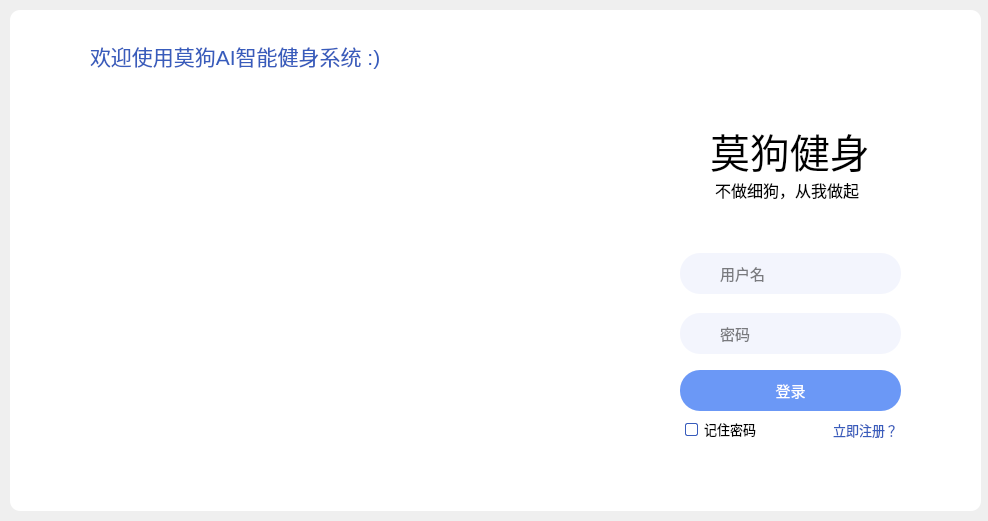
<?xml version="1.0" encoding="UTF-8"?>
<ui version="4.0">
 <class>Login_window</class>
 <widget class="QWidget" name="Login_window">
  <property name="geometry">
   <rect>
    <x>0</x>
    <y>0</y>
    <width>988</width>
    <height>521</height>
   </rect>
  </property>
  <property name="windowTitle">
   <string>莫狗健身</string>
  </property>
  <property name="windowIcon">
   <iconset resource="login_window_res.qrc">
    <normaloff>:/window/icons/dog.svg</normaloff>:/window/icons/dog.svg</iconset>
  </property>
  <widget class="QStackedWidget" name="stackedWidget">
   <property name="geometry">
    <rect>
     <x>0</x>
     <y>0</y>
     <width>988</width>
     <height>521</height>
    </rect>
   </property>
   <property name="currentIndex">
    <number>0</number>
   </property>
   <widget class="QWidget" name="login_page">
    <widget class="QPushButton" name="LoginButton">
     <property name="geometry">
      <rect>
       <x>680</x>
       <y>370</y>
       <width>221</width>
       <height>41</height>
      </rect>
     </property>
     <property name="font">
      <font>
       <pointsize>11</pointsize>
      </font>
     </property>
     <property name="styleSheet">
      <string notr="true">QPushButton{
	background-color: rgb(107,152,246);
	border-radius:20px;
	border:none;
	color: rgb(255, 255, 255);
	outline:0px;
}</string>
     </property>
     <property name="text">
      <string>登录</string>
     </property>
    </widget>
    <widget class="QLabel" name="label_8">
     <property name="geometry">
      <rect>
       <x>690</x>
       <y>320</y>
       <width>25</width>
       <height>25</height>
      </rect>
     </property>
     <property name="styleSheet">
      <string notr="true">border-image: url(:/window/icons/lock.svg);</string>
     </property>
     <property name="text">
      <string/>
     </property>
    </widget>
    <widget class="QPushButton" name="toRegister_Button">
     <property name="geometry">
      <rect>
       <x>830</x>
       <y>420</y>
       <width>71</width>
       <height>20</height>
      </rect>
     </property>
     <property name="font">
      <font>
       <pointsize>10</pointsize>
      </font>
     </property>
     <property name="styleSheet">
      <string notr="true">QPushButton{
	background-color: rgb(255, 255, 255);
	border:0px;
	color: rgb(56, 92, 188);
}</string>
     </property>
     <property name="text">
      <string>立即注册？</string>
     </property>
    </widget>
    <widget class="QLabel" name="label_2">
     <property name="geometry">
      <rect>
       <x>50</x>
       <y>90</y>
       <width>540</width>
       <height>342</height>
      </rect>
     </property>
     <property name="styleSheet">
      <string notr="true">border-image: url(:./window/images/login_bg.png);</string>
     </property>
     <property name="text">
      <string/>
     </property>
    </widget>
    <widget class="QLineEdit" name="UsernameLineEdit">
     <property name="geometry">
      <rect>
       <x>680</x>
       <y>253</y>
       <width>221</width>
       <height>41</height>
      </rect>
     </property>
     <property name="font">
      <font>
       <pointsize>11</pointsize>
      </font>
     </property>
     <property name="styleSheet">
      <string notr="true">QLineEdit{
	background-color: rgb(243, 245, 253);
	border-radius:20px;
	border:none;
	padding-left: 38px;
}</string>
     </property>
     <property name="text">
      <string/>
     </property>
     <property name="placeholderText">
      <string>用户名</string>
     </property>
     <property name="clearButtonEnabled">
      <bool>true</bool>
     </property>
    </widget>
    <widget class="QLabel" name="label_7">
     <property name="geometry">
      <rect>
       <x>690</x>
       <y>260</y>
       <width>25</width>
       <height>25</height>
      </rect>
     </property>
     <property name="styleSheet">
      <string notr="true">border-image: url(:/window/icons/user.svg);</string>
     </property>
     <property name="text">
      <string/>
     </property>
    </widget>
    <widget class="QPushButton" name="closeButton">
     <property name="geometry">
      <rect>
       <x>920</x>
       <y>10</y>
       <width>61</width>
       <height>31</height>
      </rect>
     </property>
     <property name="styleSheet">
      <string notr="true">QPushButton{
	border: none;
	border-top-right-radius:10px;
	border-bottom-left-radius:10px;
	outline:0px;
}

QPushButton:hover{
	background-color: rgb(250,76,62);
}</string>
     </property>
     <property name="text">
      <string/>
     </property>
     <property name="icon">
      <iconset resource="login_window_res.qrc">
       <normaloff>:/window/icons/close.svg</normaloff>:/window/icons/close.svg</iconset>
     </property>
     <property name="iconSize">
      <size>
       <width>25</width>
       <height>25</height>
      </size>
     </property>
    </widget>
    <widget class="QCheckBox" name="rememberPwd_checkBox">
     <property name="geometry">
      <rect>
       <x>685</x>
       <y>419</y>
       <width>81</width>
       <height>20</height>
      </rect>
     </property>
     <property name="font">
      <font>
       <pointsize>10</pointsize>
      </font>
     </property>
     <property name="styleSheet">
      <string notr="true">QCheckBox{
	
}
QCheckBox::indicator{/*选择框尺寸*/
    background-color: rgb(255, 255, 255);
    border: 1px solid #385CBC;
	width: 11px;
	height: 11px;
	border-radius:2px;
}

QCheckBox::indicator:checked {
	image: url(:/window/icons/check.svg);
}
</string>
     </property>
     <property name="text">
      <string>记住密码</string>
     </property>
    </widget>
    <widget class="QLabel" name="errorLabel">
     <property name="geometry">
      <rect>
       <x>690</x>
       <y>450</y>
       <width>201</width>
       <height>21</height>
      </rect>
     </property>
     <property name="font">
      <font>
       <pointsize>10</pointsize>
      </font>
     </property>
     <property name="styleSheet">
      <string notr="true">color: rgb(255, 70, 73);</string>
     </property>
     <property name="text">
      <string/>
     </property>
     <property name="alignment">
      <set>Qt::AlignCenter</set>
     </property>
    </widget>
    <widget class="QLabel" name="label_10">
     <property name="geometry">
      <rect>
       <x>40</x>
       <y>38</y>
       <width>40</width>
       <height>40</height>
      </rect>
     </property>
     <property name="styleSheet">
      <string notr="true">border-image: url(:/window/icons/bone.svg);</string>
     </property>
     <property name="text">
      <string/>
     </property>
    </widget>
    <widget class="QLineEdit" name="PwdLineEdit">
     <property name="geometry">
      <rect>
       <x>680</x>
       <y>313</y>
       <width>221</width>
       <height>41</height>
      </rect>
     </property>
     <property name="font">
      <font>
       <pointsize>11</pointsize>
      </font>
     </property>
     <property name="styleSheet">
      <string notr="true">QLineEdit{
	background-color: rgb(243, 245, 253);
	border-radius:20px;
	border:none;
	padding-left: 38px;
}</string>
     </property>
     <property name="text">
      <string/>
     </property>
     <property name="echoMode">
      <enum>QLineEdit::Password</enum>
     </property>
     <property name="placeholderText">
      <string>密码</string>
     </property>
     <property name="clearButtonEnabled">
      <bool>true</bool>
     </property>
    </widget>
    <widget class="QLabel" name="label_9">
     <property name="geometry">
      <rect>
       <x>90</x>
       <y>30</y>
       <width>301</width>
       <height>51</height>
      </rect>
     </property>
     <property name="font">
      <font>
       <pointsize>16</pointsize>
      </font>
     </property>
     <property name="styleSheet">
      <string notr="true">color: rgb(56, 92, 188);</string>
     </property>
     <property name="text">
      <string>欢迎使用莫狗AI智能健身系统 :)</string>
     </property>
    </widget>
    <widget class="QLabel" name="label">
     <property name="enabled">
      <bool>true</bool>
     </property>
     <property name="geometry">
      <rect>
       <x>10</x>
       <y>10</y>
       <width>971</width>
       <height>501</height>
      </rect>
     </property>
     <property name="styleSheet">
      <string notr="true">background-color: rgb(255, 255, 255);
border-radius:10px;</string>
     </property>
     <property name="text">
      <string/>
     </property>
    </widget>
    <widget class="QLabel" name="label_3">
     <property name="geometry">
      <rect>
       <x>710</x>
       <y>110</y>
       <width>161</width>
       <height>81</height>
      </rect>
     </property>
     <property name="font">
      <font>
       <pointsize>30</pointsize>
       <italic>false</italic>
       <bold>false</bold>
      </font>
     </property>
     <property name="text">
      <string>莫狗健身</string>
     </property>
    </widget>
    <widget class="QLabel" name="label_6">
     <property name="geometry">
      <rect>
       <x>715</x>
       <y>180</y>
       <width>148</width>
       <height>20</height>
      </rect>
     </property>
     <property name="font">
      <font>
       <pointsize>12</pointsize>
      </font>
     </property>
     <property name="text">
      <string>不做细狗，从我做起</string>
     </property>
    </widget>
    <widget class="QLabel" name="label_4">
     <property name="geometry">
      <rect>
       <x>670</x>
       <y>120</y>
       <width>50</width>
       <height>50</height>
      </rect>
     </property>
     <property name="styleSheet">
      <string notr="true">border-image: url(:/window/icons/js_l.svg);</string>
     </property>
     <property name="text">
      <string/>
     </property>
    </widget>
    <widget class="QLabel" name="label_5">
     <property name="geometry">
      <rect>
       <x>860</x>
       <y>120</y>
       <width>50</width>
       <height>50</height>
      </rect>
     </property>
     <property name="styleSheet">
      <string notr="true">border-image: url(:/window/icons/js_r.svg);</string>
     </property>
     <property name="text">
      <string/>
     </property>
    </widget>
    <zorder>label</zorder>
    <zorder>LoginButton</zorder>
    <zorder>toRegister_Button</zorder>
    <zorder>label_2</zorder>
    <zorder>UsernameLineEdit</zorder>
    <zorder>label_7</zorder>
    <zorder>closeButton</zorder>
    <zorder>rememberPwd_checkBox</zorder>
    <zorder>label_10</zorder>
    <zorder>PwdLineEdit</zorder>
    <zorder>label_9</zorder>
    <zorder>label_8</zorder>
    <zorder>label_3</zorder>
    <zorder>label_6</zorder>
    <zorder>label_4</zorder>
    <zorder>label_5</zorder>
    <zorder>errorLabel</zorder>
   </widget>
   <widget class="QWidget" name="register_page">
    <widget class="QLabel" name="label_11">
     <property name="enabled">
      <bool>true</bool>
     </property>
     <property name="geometry">
      <rect>
       <x>10</x>
       <y>10</y>
       <width>971</width>
       <height>501</height>
      </rect>
     </property>
     <property name="styleSheet">
      <string notr="true">background-color: rgb(255, 255, 255);
border-radius:10px;</string>
     </property>
     <property name="text">
      <string/>
     </property>
    </widget>
    <widget class="QPushButton" name="toLogin_Button">
     <property name="geometry">
      <rect>
       <x>10</x>
       <y>10</y>
       <width>70</width>
       <height>40</height>
      </rect>
     </property>
     <property name="styleSheet">
      <string notr="true">QPushButton{
	border: none;
	border-top-left-radius:10px;
	border-bottom-right-radius:10px;
	outline:0px;
}

QPushButton:hover{
	background-color: #D6D6D6;
}</string>
     </property>
     <property name="text">
      <string/>
     </property>
     <property name="icon">
      <iconset resource="login_window_res.qrc">
       <normaloff>:/window/icons/back.svg</normaloff>:/window/icons/back.svg</iconset>
     </property>
     <property name="iconSize">
      <size>
       <width>25</width>
       <height>25</height>
      </size>
     </property>
    </widget>
    <widget class="QLabel" name="label_12">
     <property name="geometry">
      <rect>
       <x>529</x>
       <y>150</y>
       <width>401</width>
       <height>331</height>
      </rect>
     </property>
     <property name="styleSheet">
      <string notr="true">border-image: url(:/window/images/approve request.svg);</string>
     </property>
     <property name="text">
      <string/>
     </property>
    </widget>
    <widget class="QWidget" name="widget" native="true">
     <property name="geometry">
      <rect>
       <x>110</x>
       <y>50</y>
       <width>380</width>
       <height>451</height>
      </rect>
     </property>
     <property name="styleSheet">
      <string notr="true">#widget{
	border-top: 10px solid qlineargradient(y0:0, y1:1,stop: 0 #ececef, stop: 1 white);
	border-left: 10px solid qlineargradient(x0:0, x1:1,stop: 0 #ececef, stop: 1 white);
	border-bottom: 10px solid qlineargradient(y0:0, y1:1,stop: 0 white, stop: 1  #ececef);
	border-right: 10px solid qlineargradient(x0:0, x1:1,stop:  0 white, stop: 1 #ececef);
}

QLineEdit{
	background-color: rgb(243, 245, 253);
	border-radius:10px;
	border:none;
	padding-left: 15px;
}

QGroupBox{
	background-color: rgb(243, 245, 253);
	border-radius:10px;
	border:none;
	font-size: 15px;
	padding-left: 15px;
}</string>
     </property>
     <widget class="QLabel" name="label_13">
      <property name="geometry">
       <rect>
        <x>120</x>
        <y>20</y>
        <width>151</width>
        <height>51</height>
       </rect>
      </property>
      <property name="font">
       <font>
        <pointsize>16</pointsize>
       </font>
      </property>
      <property name="styleSheet">
       <string notr="true">color: rgb(56, 92, 188);</string>
      </property>
      <property name="text">
       <string>注册莫狗健身 :)</string>
      </property>
     </widget>
     <widget class="QPushButton" name="registerButton">
      <property name="geometry">
       <rect>
        <x>55</x>
        <y>360</y>
        <width>270</width>
        <height>41</height>
       </rect>
      </property>
      <property name="font">
       <font>
        <pointsize>11</pointsize>
       </font>
      </property>
      <property name="styleSheet">
       <string notr="true">QPushButton{
	background-color: rgb(253, 183, 84);
	border-radius:20px;
	border:none;
	color: rgb(255, 255, 255);
}</string>
      </property>
      <property name="text">
       <string>注册</string>
      </property>
     </widget>
     <widget class="QLineEdit" name="registerUsernameLineEdit">
      <property name="geometry">
       <rect>
        <x>55</x>
        <y>90</y>
        <width>270</width>
        <height>41</height>
       </rect>
      </property>
      <property name="font">
       <font>
        <pointsize>11</pointsize>
       </font>
      </property>
      <property name="styleSheet">
       <string notr="true"/>
      </property>
      <property name="text">
       <string/>
      </property>
      <property name="placeholderText">
       <string>用户名</string>
      </property>
      <property name="clearButtonEnabled">
       <bool>true</bool>
      </property>
     </widget>
     <widget class="QLineEdit" name="registerPasswordLineEdit">
      <property name="geometry">
       <rect>
        <x>55</x>
        <y>140</y>
        <width>270</width>
        <height>41</height>
       </rect>
      </property>
      <property name="font">
       <font>
        <pointsize>11</pointsize>
       </font>
      </property>
      <property name="styleSheet">
       <string notr="true"/>
      </property>
      <property name="text">
       <string/>
      </property>
      <property name="echoMode">
       <enum>QLineEdit::PasswordEchoOnEdit</enum>
      </property>
      <property name="placeholderText">
       <string>密码</string>
      </property>
      <property name="clearButtonEnabled">
       <bool>true</bool>
      </property>
     </widget>
     <widget class="QLineEdit" name="registerNicknameLineEdit">
      <property name="geometry">
       <rect>
        <x>55</x>
        <y>190</y>
        <width>270</width>
        <height>41</height>
       </rect>
      </property>
      <property name="font">
       <font>
        <pointsize>11</pointsize>
       </font>
      </property>
      <property name="styleSheet">
       <string notr="true"/>
      </property>
      <property name="text">
       <string/>
      </property>
      <property name="placeholderText">
       <string>昵称</string>
      </property>
      <property name="clearButtonEnabled">
       <bool>true</bool>
      </property>
     </widget>
     <widget class="QLineEdit" name="registerHeightLineEdit">
      <property name="geometry">
       <rect>
        <x>55</x>
        <y>290</y>
        <width>130</width>
        <height>41</height>
       </rect>
      </property>
      <property name="font">
       <font>
        <pointsize>11</pointsize>
       </font>
      </property>
      <property name="styleSheet">
       <string notr="true"/>
      </property>
      <property name="inputMethodHints">
       <set>Qt::ImhNone</set>
      </property>
      <property name="text">
       <string/>
      </property>
      <property name="placeholderText">
       <string>身高(厘米)</string>
      </property>
      <property name="clearButtonEnabled">
       <bool>true</bool>
      </property>
     </widget>
     <widget class="QLineEdit" name="registerWeightLineEdit">
      <property name="geometry">
       <rect>
        <x>195</x>
        <y>290</y>
        <width>130</width>
        <height>41</height>
       </rect>
      </property>
      <property name="font">
       <font>
        <pointsize>11</pointsize>
       </font>
      </property>
      <property name="styleSheet">
       <string notr="true"/>
      </property>
      <property name="text">
       <string/>
      </property>
      <property name="alignment">
       <set>Qt::AlignLeading|Qt::AlignLeft|Qt::AlignVCenter</set>
      </property>
      <property name="placeholderText">
       <string>体重(斤)</string>
      </property>
      <property name="clearButtonEnabled">
       <bool>true</bool>
      </property>
     </widget>
     <widget class="QLabel" name="registerErrorLabel">
      <property name="geometry">
       <rect>
        <x>89</x>
        <y>410</y>
        <width>201</width>
        <height>21</height>
       </rect>
      </property>
      <property name="font">
       <font>
        <pointsize>10</pointsize>
       </font>
      </property>
      <property name="styleSheet">
       <string notr="true">color: rgb(255, 70, 73);</string>
      </property>
      <property name="text">
       <string/>
      </property>
      <property name="alignment">
       <set>Qt::AlignCenter</set>
      </property>
     </widget>
     <widget class="QGroupBox" name="groupBox">
      <property name="geometry">
       <rect>
        <x>55</x>
        <y>240</y>
        <width>270</width>
        <height>41</height>
       </rect>
      </property>
      <property name="styleSheet">
       <string notr="true">#groupBox{
padding:0px;
}

QPushButton{
	background-color: transparent;
}
QPushButton::checked {
	background-color: rgb(85, 175, 252);
	color: rgb(255, 255, 255);
}</string>
      </property>
      <property name="title">
       <string/>
      </property>
      <layout class="QHBoxLayout" name="horizontalLayout">
       <property name="spacing">
        <number>0</number>
       </property>
       <property name="leftMargin">
        <number>0</number>
       </property>
       <property name="topMargin">
        <number>0</number>
       </property>
       <property name="rightMargin">
        <number>0</number>
       </property>
       <property name="bottomMargin">
        <number>0</number>
       </property>
       <item>
        <widget class="QPushButton" name="registerManPushButton">
         <property name="minimumSize">
          <size>
           <width>0</width>
           <height>41</height>
          </size>
         </property>
         <property name="font">
          <font>
           <pointsize>12</pointsize>
          </font>
         </property>
         <property name="styleSheet">
          <string notr="true">border-top-left-radius:10px;
border-bottom-left-radius:10px;</string>
         </property>
         <property name="text">
          <string>男</string>
         </property>
         <property name="checkable">
          <bool>true</bool>
         </property>
         <property name="checked">
          <bool>true</bool>
         </property>
         <property name="autoExclusive">
          <bool>true</bool>
         </property>
        </widget>
       </item>
       <item>
        <widget class="QPushButton" name="registerWomanPushButton">
         <property name="minimumSize">
          <size>
           <width>0</width>
           <height>41</height>
          </size>
         </property>
         <property name="font">
          <font>
           <pointsize>12</pointsize>
          </font>
         </property>
         <property name="styleSheet">
          <string notr="true">border-top-right-radius:10px;
border-bottom-right-radius:10px;</string>
         </property>
         <property name="text">
          <string>女</string>
         </property>
         <property name="checkable">
          <bool>true</bool>
         </property>
         <property name="autoExclusive">
          <bool>true</bool>
         </property>
        </widget>
       </item>
      </layout>
     </widget>
    </widget>
   </widget>
  </widget>
 </widget>
 <tabstops>
  <tabstop>UsernameLineEdit</tabstop>
  <tabstop>PwdLineEdit</tabstop>
  <tabstop>LoginButton</tabstop>
  <tabstop>rememberPwd_checkBox</tabstop>
  <tabstop>toRegister_Button</tabstop>
  <tabstop>closeButton</tabstop>
  <tabstop>toLogin_Button</tabstop>
  <tabstop>registerButton</tabstop>
  <tabstop>registerUsernameLineEdit</tabstop>
  <tabstop>registerPasswordLineEdit</tabstop>
  <tabstop>registerNicknameLineEdit</tabstop>
  <tabstop>registerHeightLineEdit</tabstop>
  <tabstop>registerWeightLineEdit</tabstop>
  <tabstop>registerManPushButton</tabstop>
  <tabstop>registerWomanPushButton</tabstop>
 </tabstops>
 <resources>
  <include location="login_window_res.qrc"/>
 </resources>
 <connections/>
</ui>
